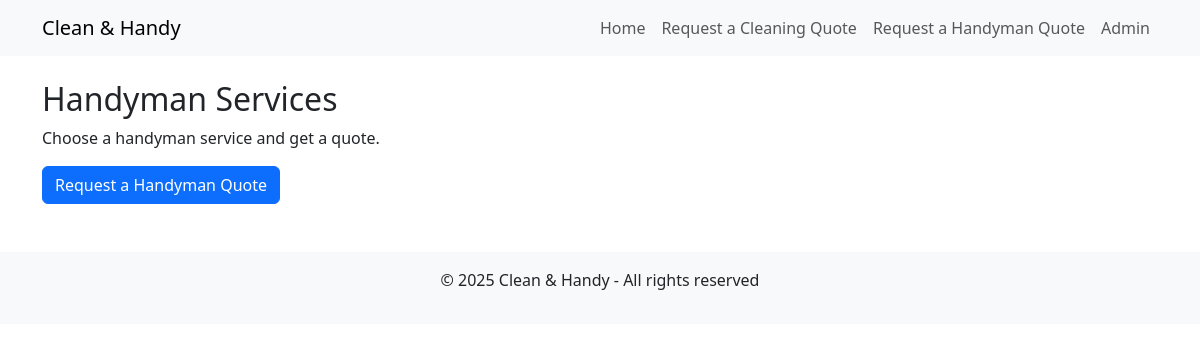
The page /handyman/ on the database as committed earlier.
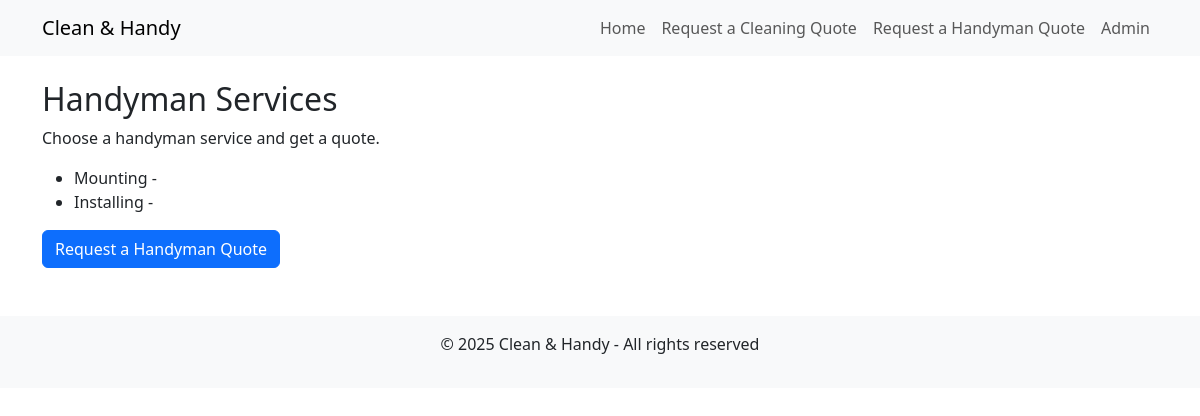
The same page on the database as committed later.
### quotes/models.py (models this page shows, shortened)
class Service(models.Model):
    category = models.ForeignKey(ServiceCategory, on_delete=models.CASCADE, related_name="services")
    name = models.CharField(max_length=100)
    description = models.TextField(blank=True)

### quotes/views.py (the view)
def handyman_services(request):
    services = Service.objects.filter(category__name="Handyman")
    return render(request, "quotes/handyman_services.html", {"services": services})

### quotes/templates/quotes/handyman_services.html
{% extends "base.html" %}
{% block content %}
<h2>Handyman Services</h2>
<p>Choose a handyman service and get a quote.</p>
<ul>
    {% for service in services %}
        <li>{{ service.name }} - {{ service.description }}</li>
    {% endfor %}
</ul>
<a href="{% url 'request_quote' %}" class="btn btn-primary">Request a Handyman Quote</a>
{% endblock %}

Rows that differ between the two databases and show on the page:
added Service: name "Mounting"
added Service: name "Installing"
